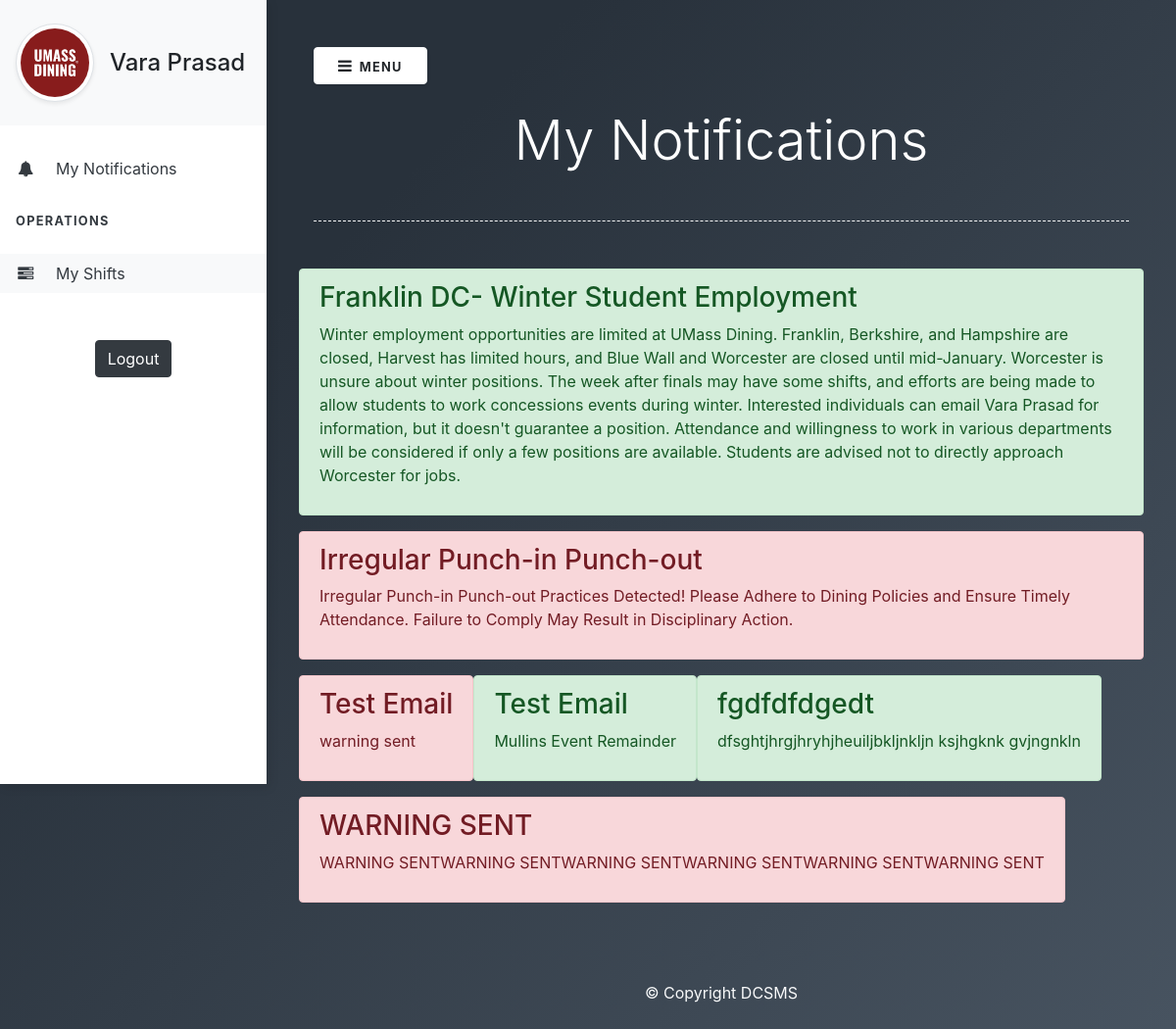
The page /frontend/pages/staff.php (signed in) on the database its author committed.
### tables this page shows
CREATE TABLE `announcements` (
  `aid` int(200) NOT NULL,
  `posttype` varchar(200) NOT NULL,
  `subject` varchar(200) NOT NULL,
  `text` text NOT NULL,
  `timestamp` timestamp NOT NULL DEFAULT current_timestamp()
);

### frontend/pages/staff.php (the view, shortened to what this page needs)
<?php
include '../../backend/config/connect.php';
?>
<!DOCTYPE html>
<html>
<head>
  <link rel="stylesheet" href="https://stackpath.bootstrapcdn.com/bootstrap/4.1.3/css/bootstrap.min.css">
  <link rel="stylesheet" href="https://stackpath.bootstrapcdn.com/font-awesome/4.7.0/css/font-awesome.min.css">
  <link rel="stylesheet" href="../css/style.css">
</head>
<body>
  <div class="vertical-nav bg-white" id="sidebar">
    <div class="py-4 px-3 mb-4 bg-light">
      <div class="media d-flex align-items-center">
        <img loading="lazy" src="../assets/pic.jpg" alt="..." width="80" height="80" class="mr-3 rounded-circle img-thumbnail shadow-sm">
        <div class="media-body">
          <h4 class="m-0"><?php echo $_SESSION['fname']; ?></h4>
        </div>
      </div>
    </div>
    <ul class="nav flex-column bg-white mb-0">
      <li class="nav-item">
        <a href="staff.php" class="nav-link text-dark">
          <i class="fa fa-bell mr-3 text-dark fa-fw"></i>
          My Notifications
        </a>
      </li>
    </ul>
    <br>
    <p class="text-dark font-weight-bold text-uppercase px-3 small pb-4 mb-0">Operations</p>
    <ul class="nav flex-column bg-white mb-0">
      <li class="nav-item">
        <a href="staffshifts.php" class="nav-link text-dark bg-light">
          <i class="fa fa-tasks mr-3 text-dark fa-fw"></i>
          My Shifts
        </a>
      </li>
    </ul>
    <div class="mt-5 text-center">
      <button type="button" class="btn btn-dark"><a href="stafflogout.php" style="color:white;text-decoration: none;">Logout</a></button>
    </div>
  </div>
  <div class="page-content p-5" id="content">
    <button id="sidebarCollapse" type="button" class="btn btn-light bg-white rounded-pill shadow-sm px-4 mb-4"><i class="fa fa-bars mr-2"></i><small class="text-uppercase font-weight-bold">Menu</small></button>
    <h2 class="display-4 text-white text-center">My Notifications</h2>
    <div class="separator"></div>
    <div class="row text-white">
      <?php
      $sql = "SELECT * FROM announcements";
      $result = mysqli_query($conn, $sql);
      if ($result) {
        while ($announcement = mysqli_fetch_assoc($result)) {
          $alertClass = 'alert mb-3';
          switch ($announcement['posttype']) {
            case 'Announcement':
              $alertClass .= ' alert-success';
              break;
            case 'Warning':
              $alertClass .= ' alert-danger';
              break;
          }
          echo '<div class="' . $alertClass . '">';
          echo '<h3>' . $announcement['subject'] . '</h3>';
          echo '<p>' . $announcement['text'] . '</p>';
          echo '</div>';
        }
      }
      ?>
    </div>
    <div class="footer-copyright text-center text-light py-3 mt-5">&copy; Copyright DCSMS</div>
  </div>
</body>
</html>

### frontend/css/style.css (style rules this page uses)
body { background-color: #485461; background-image: linear-gradient(315deg, #485461 0%, #28313b 74%); min-height: 100vh; overflow-x: hidden; }
.vertical-nav { min-width: 17rem; width: 17rem; height: 100vh; position: fixed; top: 0; left: 0; box-shadow: 3px 3px 10px rgba(0, 0, 0, 0.1); transition: all 0.4s; }
.page-content { width: calc(100% - 17rem); margin-left: 17rem; transition: all 0.4s; }
.separator { margin: 3rem 0; border-bottom: 1px dashed #fff; }
.text-uppercase { letter-spacing: 0.1em; }
.nav-link { text-transform: capitalize; }

### rows shown on the page
announcements: subject "Franklin DC- Winter Student Employment", text "Winter employment opportunities are limited at UMass Dining. Franklin, Berkshire, and Hampshire are closed, Harvest has limited hours, and Blue Wall and Worcester are closed until mid-January. Worcester is unsure about winter positions. The week after finals may have some shifts, and efforts are being made to allow students to work concessions events during winter. Interested individuals can email Vara Prasad for information, but it doesn't guarantee a position. Attendance and willingness to work in various departments will be considered if only a few positions are available. Students are advised not to directly approach Worcester for jobs."
announcements: subject "Irregular Punch-in Punch-out", text "Irregular Punch-in Punch-out Practices Detected! Please Adhere to Dining Policies and Ensure Timely Attendance. Failure to Comply May Result in Disciplinary Action."
announcements: subject "Test Email", text "warning sent"
announcements: subject "Test Email", text "Mullins Event Remainder"
announcements: subject "fgdfdfdgedt", text "dfsghtjhrgjhryhjheuiljbkljnkljn ksjhgknk gvjngnkln"
announcements: subject "WARNING SENT", text "WARNING SENTWARNING SENTWARNING SENTWARNING SENTWARNING SENTWARNING SENT"

### other values the page prints
$_SESSION['fname'] "Vara Prasad"
